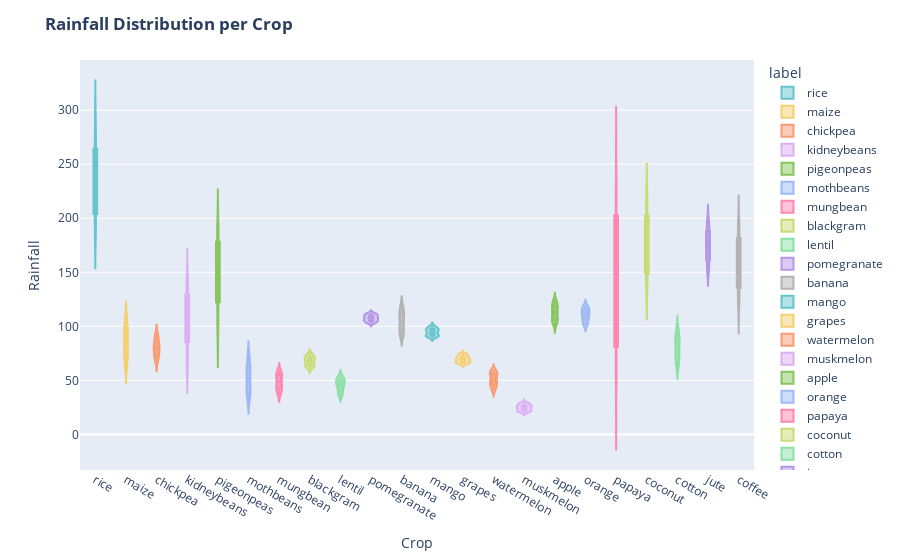

Source (notebook cell):
### Code cell
fig = px.violin(df, x="label", y="rainfall", color="label", box=True, points="outliers",
                color_discrete_sequence=px.colors.qualitative.Pastel)
fig.update_layout(title="<b>Rainfall Distribution per Crop</b>",
                  xaxis_title="Crop", yaxis_title="Rainfall")
fig.show()
fig.write_image("plot4.png")
